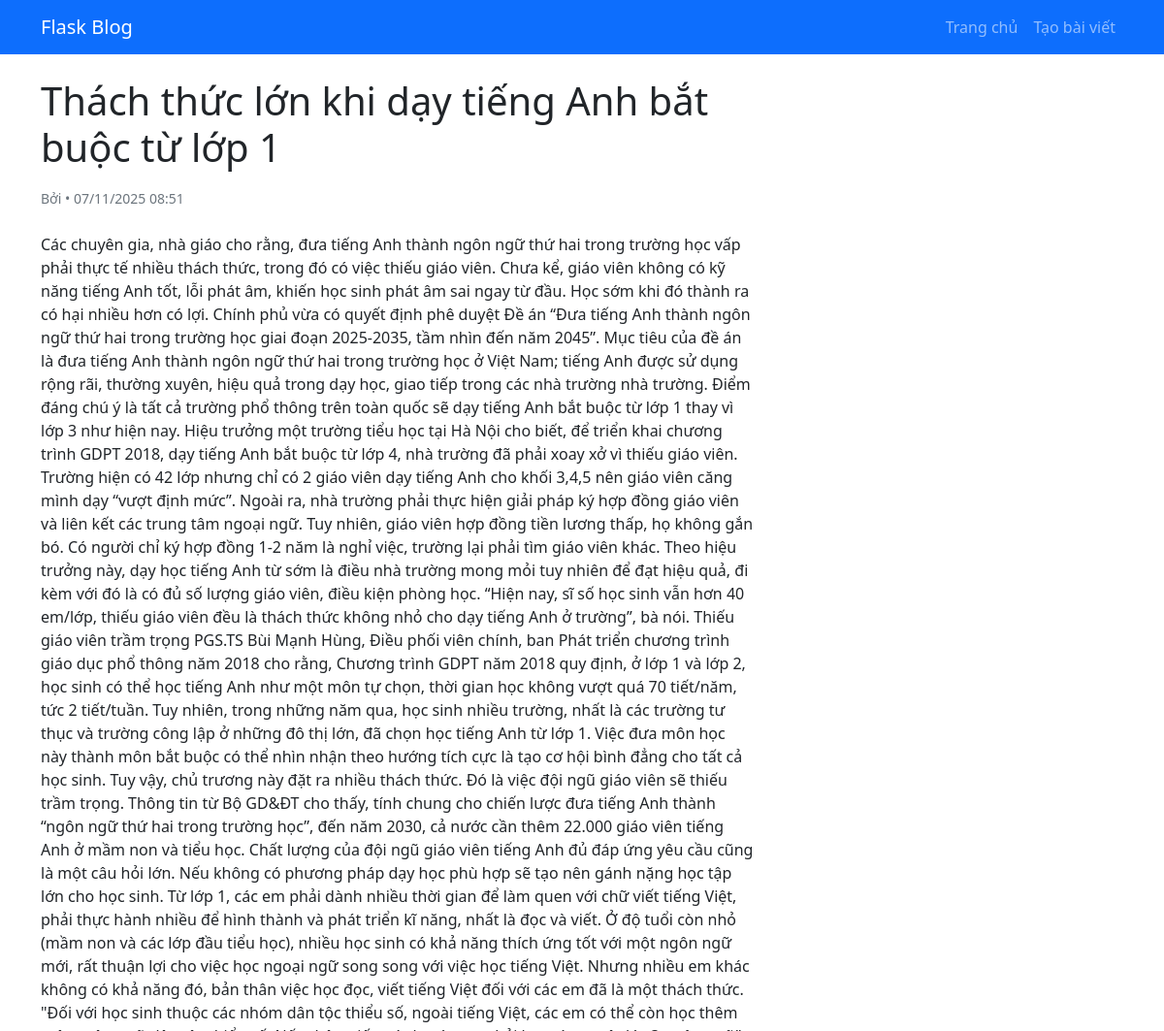
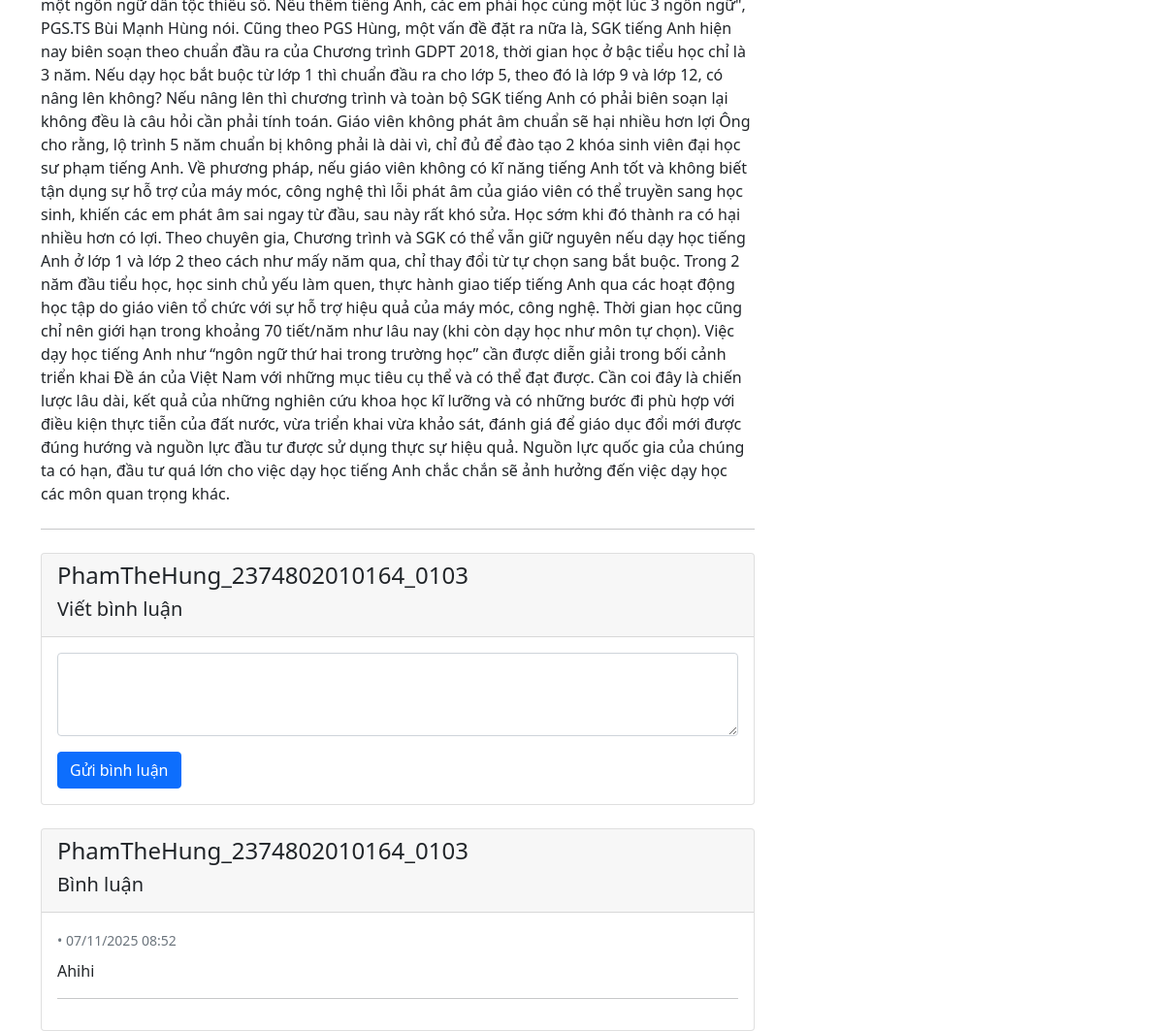
The app's page /post/thách-thức-lớn-khi-dạy-tiếng-anh-bắt-buộc-từ-lớp-1 with its own data (2 pictures, top to bottom).
### app/models.py (models this page shows, shortened)
class Post(db.Model):
    id = db.Column(db.Integer, primary_key=True)
    title = db.Column(db.String(200), nullable=False)
    content = db.Column(db.Text, nullable=False)
    created_at = db.Column(db.DateTime, default=datetime.utcnow)
    updated_at = db.Column(db.DateTime, default=datetime.utcnow, onupdate=datetime.utcnow)
    user_id = db.Column(db.Integer, db.ForeignKey('user.id'), nullable=False)
    slug = db.Column(db.String(200), unique=True, nullable=False)

class Comment(db.Model):
    id = db.Column(db.Integer, primary_key=True)
    content = db.Column(db.Text, nullable=False)
    created_at = db.Column(db.DateTime, default=datetime.utcnow)
    user_id = db.Column(db.Integer, db.ForeignKey('user.id'), nullable=False)
    post_id = db.Column(db.Integer, db.ForeignKey('post.id'), nullable=False)
    user = db.relationship('User', backref='comments', lazy=True)
    post = db.relationship('Post', backref='comments', lazy=True)

### app/routes.py (the view, shortened to what this page needs)
@bp.route('/post/<slug>', methods=['GET', 'POST'])
def post(slug):
    post = Post.query.filter_by(slug=slug).first_or_404()
    form = CommentForm()
    comments = Comment.query.filter_by(post_id=post.id).order_by(Comment.created_at.desc()).all()
    return render_template('post.html', title=post.title, post=post, form=form, comments=comments)

### app/forms.py
class CommentForm(FlaskForm):
    content = TextAreaField('Nội dung bình luận', validators=[
        DataRequired(message='Vui lòng nhập bình luận'),
        Length(min=3, message='Bình luận phải có ít nhất 3 ký tự')
    ])
    submit = SubmitField('Gửi bình luận')

### app/templates/post.html (shortened to what this page needs)
{% extends "base.html" %}
{% block content %}
<div class="row">
    <div class="col-md-8">
        <article>
            <h1 class="mb-3">{{ post.title }}</h1>
            <div class="text-muted mb-4">
                <small>
                    Bởi <strong>{{ post.author.username }}</strong> •
                    {{ post.created_at.strftime('%d/%m/%Y %H:%M') }}
                </small>
            </div>
            <div class="post-content">
                {{ post.content|safe }}
            </div>
        </article>
        <hr class="my-4">
            <div class="card mb-4">
                <div class="card-header"><h4>PhamTheHung_2374802010164_0103</h4><h5>Viết bình luận</h5></div>
                <div class="card-body">
                    <form method="POST">
                        <div class="mb-3">
                            {{ form.content(class="form-control" + (" is-invalid" if form.content.errors else ""), rows="3") }}
                        </div>
                        {{ form.submit(class="btn btn-primary") }}
                    </form>
                </div>
            </div>
<div class="card">
    <div class="card-header"><h4>PhamTheHung_2374802010164_0103</h4><h5>Bình luận</h5></div>
    <div class="card-body">
        {% if comments %}
            {% for comment in comments %}
                <div class="mb-3">
                    <small class="text-muted">• {{ comment.created_at.strftime('%d/%m/%Y %H:%M') }}</small>
                    <p class="mt-2">{{ comment.content }}</p>
                    <hr>
                </div>
            {% endfor %}
        {% else %}
            <p class="text-muted">Chưa có bình luận nào. Hãy là người đầu tiên!</p>
        {% endif %}
    </div>
</div>
{% endblock %}

### records on screen
Post: title "Thách thức lớn khi dạy tiếng Anh bắt buộc từ lớp 1", created_at "07/11/2025 08:51", content "Các chuyên gia, nhà giáo cho rằng, đưa tiếng Anh thành ngôn ngữ thứ hai trong trường học vấp phải thực tế nhiều thách thức, trong đó có việc thiếu giáo viên. Chưa kể, giáo viên không có kỹ năng tiếng Anh tốt, lỗi phát âm, khiến học sinh phát âm sai ngay từ đầu. Học sớm khi đó thành ra có hại nhiều hơn có lợi. Chính phủ vừa có quyết định phê duyệt Đề án “Đưa tiếng Anh thành ngôn ngữ thứ hai trong trường học giai đoạn 2025-2035, tầm nhìn đến năm 2045”. Mục tiêu của đề án là đưa tiếng Anh thành ngôn ngữ thứ hai trong trường học ở Việt Nam; tiếng Anh được sử dụng rộng rãi, thường xuyên, hiệu quả trong dạy học, giao tiếp trong các nhà trường nhà trường. Điểm đáng chú ý là tất cả trường phổ thông…"
Comment: created_at "07/11/2025 08:52", content "Ahihi"
